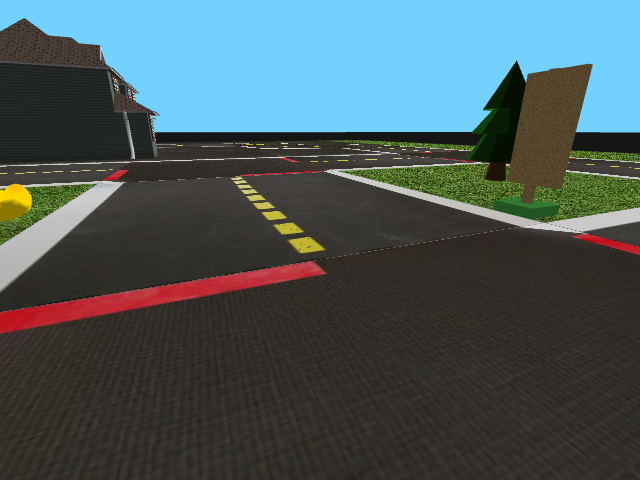
#> input picture screen.png, 640 x 480 px
$ python image_process_v1.py
#> lines starting #> are read from the running program, lines starting #| are printed output that depends on the picture; after the words box and inside, x2 and y2 are one past the last pixel; in counts of white or black regions, pixels touching at a corner belong together
#!/usr/bin/env python3

"""
Tansu Alpcan
v1 2022-3-14

Contents:
* Example usage of common image processing functions (uses included screenshot
  "./screen.png" for demonstration)
"""

import sys
import cv2 as cv
from PIL import Image


def display_and_wait(title, frame):
    """
    Opens a new window with the given title to display the image data in frame.
    """
    print("Displaying \"%s\" in new window, press any key to continue" % title)
    cv.imshow(title, frame)
    cv.waitKey(0)


def main():
    # read the screenshot (assumed to be in the same folder)
    im = cv.imread('screen.png')
#> im is the input picture: shape (480, 640, 3); mean B, G, R 91.5, 89.2, 72.7
    print("Original shape:", im.shape)
#| Original shape: (480, 640, 3)
    display_and_wait("Original screenshot", im)

    # turn into gray scale
    im_gray = cv.cvtColor(im, cv.COLOR_BGR2GRAY)
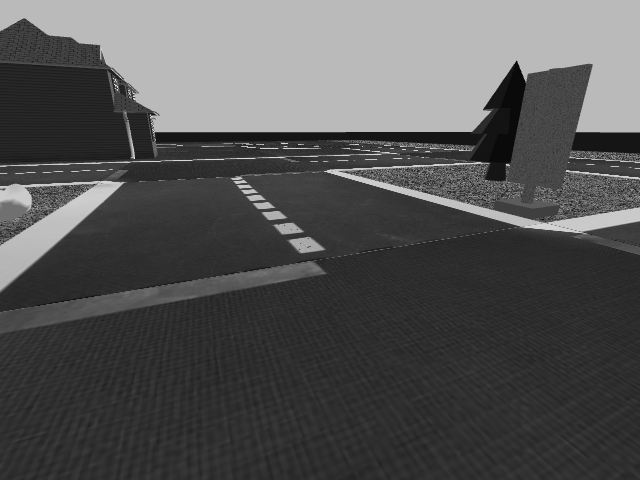
#> im_gray: shape (480, 640); min 10, max 227, mean 84.5
    print("Grayscale shape:", im_gray.shape)
#| Grayscale shape: (480, 640)
    display_and_wait("Grayscale", im_gray)

    # do threshold based segmentation (level given by cv constants as shown below)
    ret, thresh = cv.threshold(im_gray, 0, 255, cv.THRESH_BINARY_INV + cv.THRESH_OTSU)
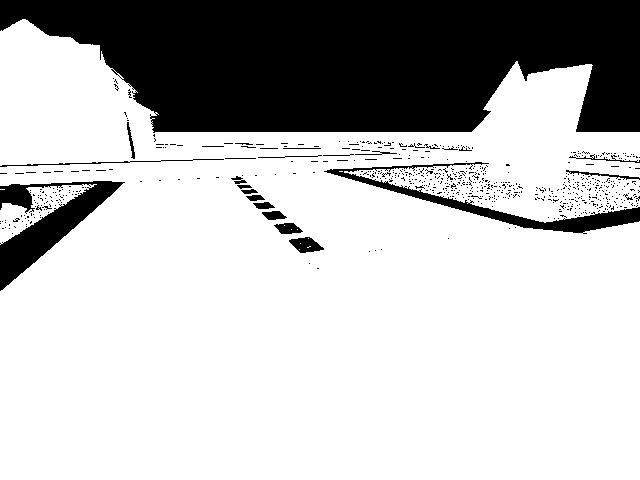
#> thresh: shape (480, 640); 74.6% white; 667 black regions (640 under 20 px), largest, box (x1, y1, x2, y2) and area: (0, 0, 640, 133) 66277, (0, 181, 125, 291) 4682, (324, 162, 640, 234) 3286
#> ret = 117
    print("Threshold value:", ret)
#| Threshold value: 117.0
    print("Thresholded shape:", thresh.shape)
#| Thresholded shape: (480, 640)
    display_and_wait("Thresholded", thresh)


if __name__ == "__main__":
    main()
